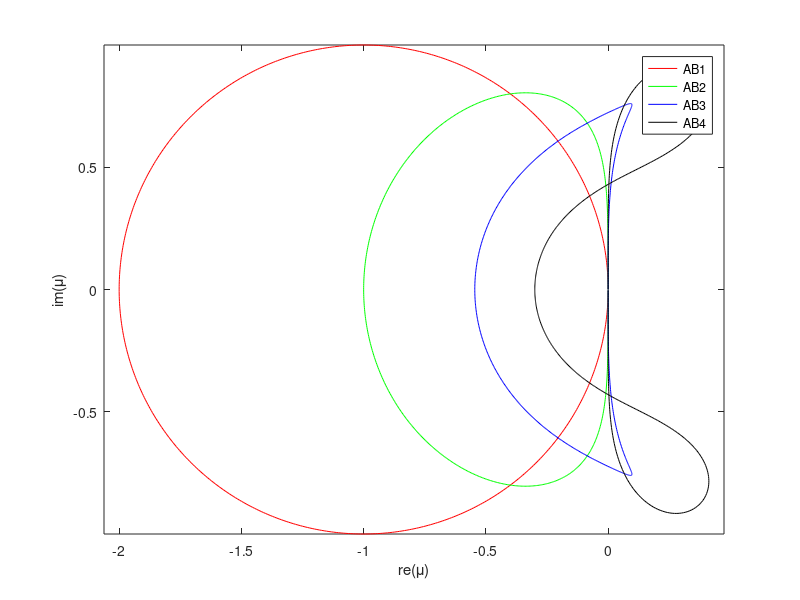

Source code (MATLAB):
% Adams-Bashforth

AB1 = [1];

AB2 = [3/2;-1/2];

AB3 = [23/12;-16/12;5/12];

AB4 = [55/24;-59/24;37/24;-9/24];


% AB Time stepping scheme
%
% y^{n+1} = y^{n} + mu*\sum_{m=1}^{m=r} ABr(m)*f^{n-m+1}
% 
% for a set of points on the unit circle we look for
% the required mu to keep the point fixed:
%
% y^n = z = e^{i*\theta}

theta = (0:0.01:2*pi)';
z = exp(sqrt(-1)*theta);

%
% AB1: mu = (z-1)/(1)
%

mu1 = (z-1);

%
% AB2: mu = 2*(z^2-z)/(3*z - 1)
%

mu2 = 2*(z.^2 - z)./(3*z-1);

%
% AB3: mu = 12*(z^3-z^2)/(23*z^2 - 16*z   + 5)
%

mu3 =  12*(z.^3-z.^2)./(23*z.^2 - 16*z   + 5);

%
% AB4: mu = 24*(z^4-z^3)/(55*z^3 - 59*z^2 + 37*z - 9)
%

mu4 = 24*(z.^4-z.^3)./(55*z.^3 - 59*z.^2 + 37*z - 9);

% plot stability limits

plot(real(mu1), imag(mu1), 'r-');
hold on; 
plot(real(mu2), imag(mu2), 'g-'); 
plot(real(mu3), imag(mu3), 'b-'); 
plot(real(mu4), imag(mu4), 'k-'); 
hold off;
legend('AB1', 'AB2', 'AB3', 'AB4');
xlabel('re(\mu)');
ylabel('im(\mu)');
axis equal;
